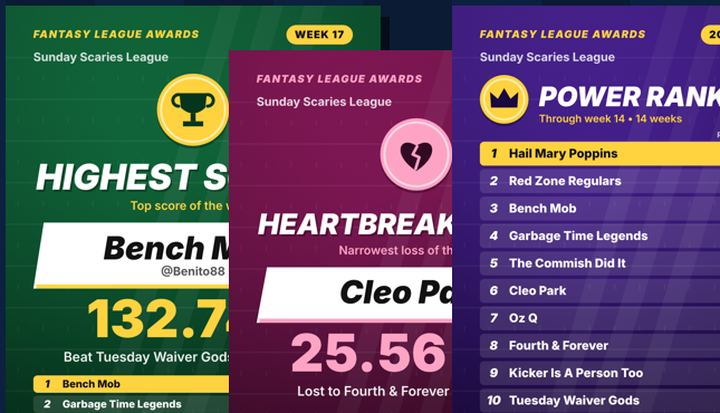
#> input picture docs/awards/preview.jpg, 720 x 413 px, found by its file name
$ python make_thumbs.py
#> lines starting #> are read from the running program, lines starting #| are printed output that depends on the picture
"""Build docs/apps/img/<app>.jpg (640x400) from each app's preview.jpg, or og.png when there is no preview.
Previews are cover-cropped; og images are fit to width and padded with their own edge color.
Run: python3 bots/apps_hub/make_thumbs.py"""
from PIL import Image
import os
ROOT = os.path.join(os.path.dirname(__file__), '../../docs')
APPS = ['wrapped', 'reading', 'netflix', 'sport', 'dating', 'awards', 'santa', 'bingo', 'then', 'eats']
W, H = 640, 400
for a in APPS:
    pv = os.path.join(ROOT, a, 'preview.jpg')
    if os.path.exists(pv):
        im = Image.open(pv).convert('RGB')
#> im is the input picture: PIL image 720x413 RGB; mean R, G, B 98.4, 84.3, 103.8
        s = max(W / im.width, H / im.height)
#> s = 0.969
        im = im.resize((round(im.width * s), round(im.height * s)), Image.LANCZOS)
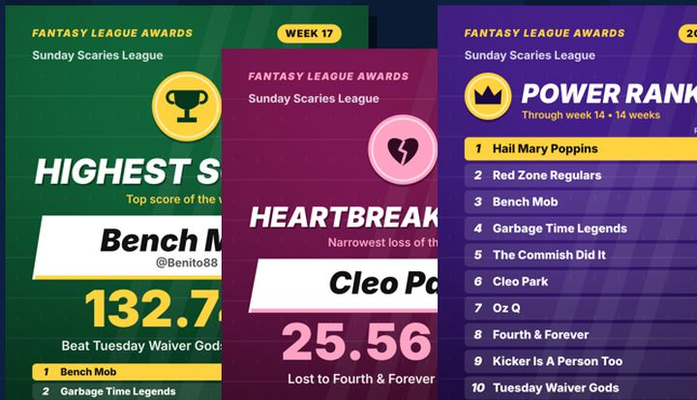
#> im: PIL image 697x400 RGB; mean R, G, B 98.3, 84.3, 103.7
        x, y = (im.width - W) // 2, (im.height - H) // 2
#> x = 28; y = 0
        out = im.crop((x, y, x + W, y + H))
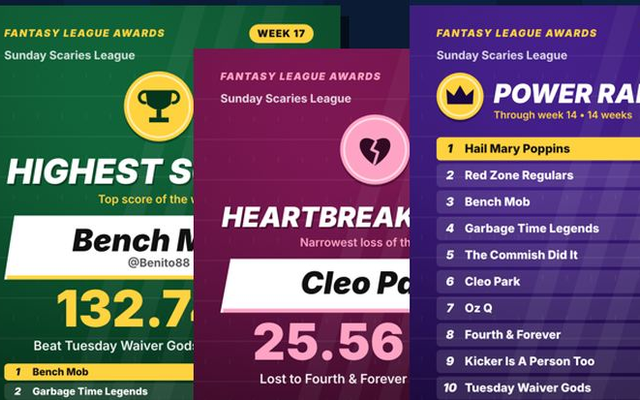
#> out: PIL image 640x400 RGB; mean R, G, B 102.5, 86, 105.6
    else:
        im = Image.open(os.path.join(ROOT, a, 'og.png')).convert('RGB')
        im = im.resize((W, round(im.height * W / im.width)), Image.LANCZOS)
        bg = im.getpixel((4, 4))
        out = Image.new('RGB', (W, H), bg)
        out.paste(im, (0, (H - im.height) // 2))
        # soften the seams by stretching the top/bottom rows of the source
        top = im.crop((0, 0, W, 1)).resize((W, (H - im.height) // 2))
        bot = im.crop((0, im.height - 1, W, im.height)).resize((W, H - im.height - (H - im.height) // 2))
        out.paste(top, (0, 0)); out.paste(bot, (0, (H - im.height) // 2 + im.height))
    out.save(os.path.join(ROOT, 'apps/img', a + '.jpg'), quality=82, optimize=True, progressive=True)
    print(a, os.path.getsize(os.path.join(ROOT, 'apps/img', a + '.jpg')))
